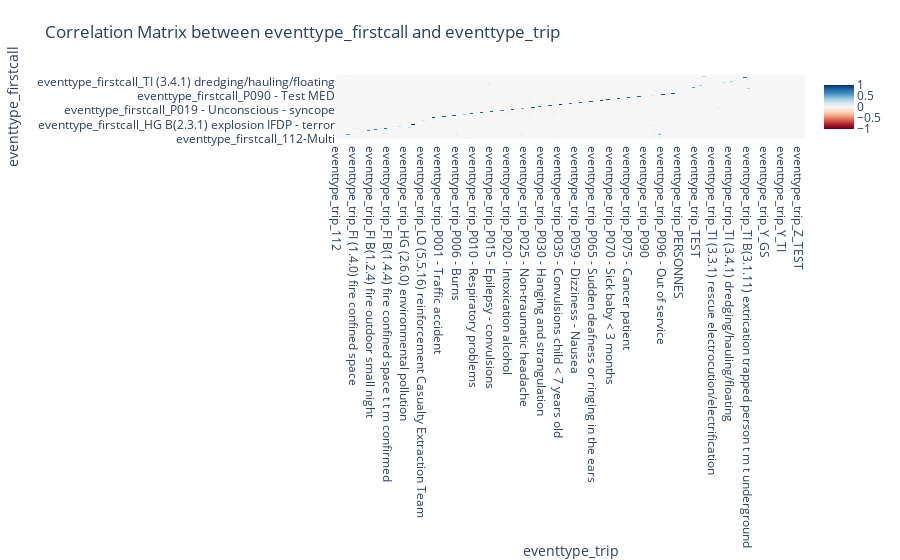

The cell this chart's notebook holds for it:
### Code cell
import pandas as pd
import seaborn as sns
import plotly.graph_objs as go
import plotly.express as px
import matplotlib.pyplot as plt

# Assuming df_interventions1 is your DataFrame
selected_columns = ['eventtype_firstcall', 'eventtype_trip']

# Selecting the relevant columns
df_selected = interventions_dataset[selected_columns]

# Encoding categorical variables using one-hot encoding
df_encoded = pd.get_dummies(df_selected)

# Calculating the correlation matrix
correlation_matrix = df_encoded.corr()

# Select the dummy variables of "eventtype_firstcall" on the y-axis and "eventtype_trip" on the x-axis
correlation_subset = correlation_matrix.loc[df_encoded.columns[df_encoded.columns.str.startswith('eventtype_firstcall')],
                                            df_encoded.columns[df_encoded.columns.str.startswith('eventtype_trip')]]

# Create a heatmap using Plotly
heatmap = go.Heatmap(
    z=correlation_subset.values,
    x=correlation_subset.columns,
    y=correlation_subset.index,
    colorscale='RdBu',
    zmin=-1, zmax=1
)

# Create layout for the heatmap
layout = go.Layout(
    title='Correlation Matrix between eventtype_firstcall and eventtype_trip',
    xaxis=dict(title='eventtype_trip'),
    yaxis=dict(title='eventtype_firstcall'),
    margin=dict(l=140, r=40, t=80, b=40),
)

# Create a Figure object
fig = go.Figure(data=[heatmap], layout=layout)

# Show the interactive plot
fig.show()

### Figure 1 — Plotly figure (JSON) as saved in the notebook; plotly's stock layout.template omitted (floating-point values rounded to 4 significant figures; data arrays with more than 128 entries replaced by an {"elided": "..."} marker saying what was removed)
{"data": [{"colorscale": [[0, "rgb(103,0,31)"], [0.1, "rgb(178,24,43)"], [0.2, "rgb(214,96,77)"], [0.3, "rgb(244,165,130)"], [0.4, "rgb(253,219,199)"], [0.5, "rgb(247,247,247)"], [0.6, "rgb(209,229,240)"], [0.7, "rgb(146,197,222)"], [0.8, "rgb(67,147,195)"], [0.9, "rgb(33,102,172)"], [1, "rgb(5,48,97)"]], "type": "heatmap", "x": {"elided": "137 str values"}, "y": {"elided": "183 str values"}, "z": {"elided": "183x137 float values"}, "zmax": 1, "zmin": -1}], "layout": {"margin": {"b": 40, "l": 140, "r": 40, "t": 80}, "title": {"text": "Correlation Matrix between eventtype_firstcall and eventtype_trip"}, "xaxis": {"title": {"text": "eventtype_trip"}}, "yaxis": {"title": {"text": "eventtype_firstcall"}}}}
